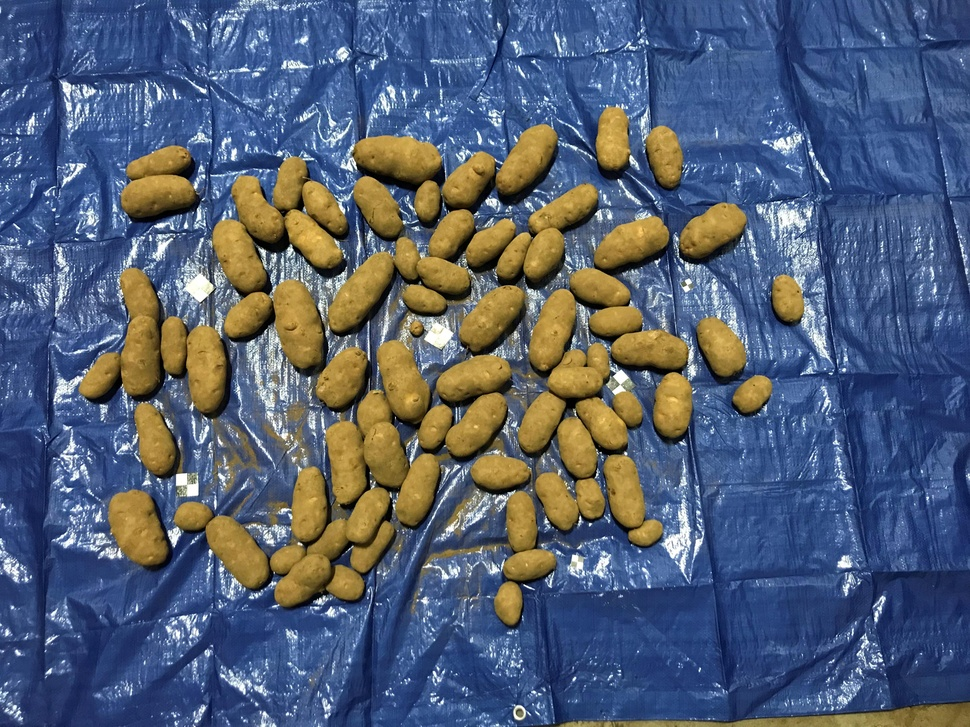
#> input picture SolanumTuberosum/Images/01.jpg, 970 x 727 px, shrunk from 4032 x 3024 before the run
$ python color_augmentation.py
#> lines starting #> are read from the running program, lines starting #| are printed output that depends on the picture; after the words box and inside, x2 and y2 are one past the last pixel; in counts of white or black regions, pixels touching at a corner belong together
import cv2
import matplotlib.pyplot as plt
import numpy as np

img = cv2.imread('SolanumTuberosum/Images/01.jpg')
#> img is the input picture: shape (727, 970, 3); mean B, G, R 116, 94.8, 82.9

hsv = cv2.cvtColor(img, cv2.COLOR_BGR2HSV)
#> hsv: shape (727, 970, 3); mean H, S, V 89.4, 140.5, 135.3

# define range of blue color in HSV
lower_brown = np.array([0, 80, 20])
upper_brown = np.array([30, 255, 255])

# Threshold the HSV image to get only blue colors
mask = cv2.inRange(hsv, lower_brown, upper_brown)
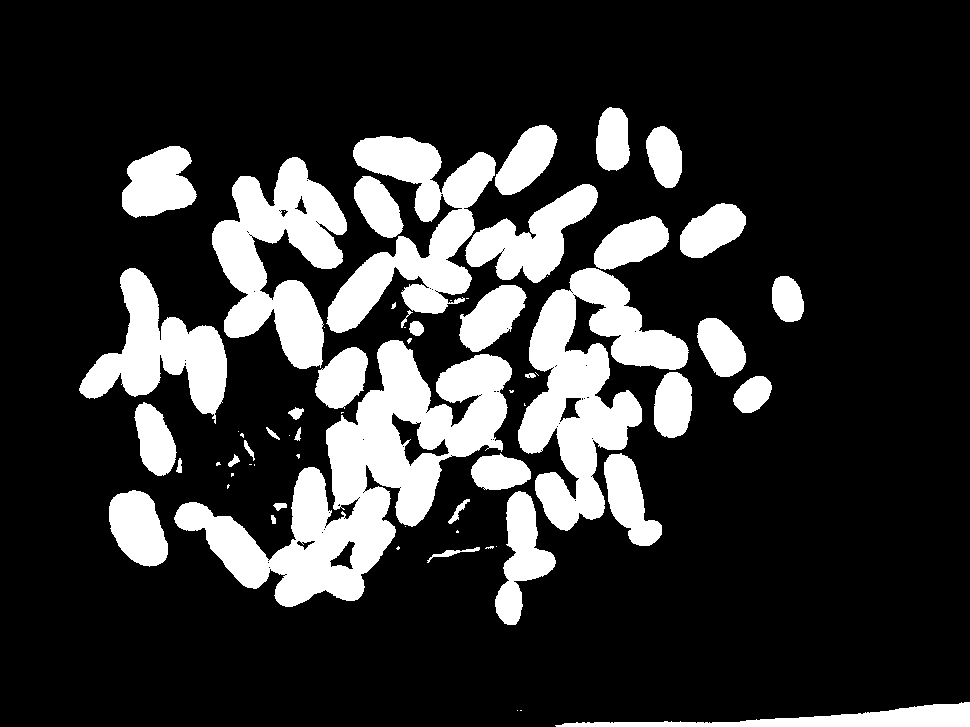
#> mask: shape (727, 970); 20.1% white; 66 white regions (27 under 20 px), largest, box (x1, y1, x2, y2) and area: (174, 340, 512, 607) 31192, (518, 268, 689, 531) 19593, (212, 157, 347, 369) 14668

# Bitwise-AND mask and original image
res = cv2.bitwise_and(img, img, mask=mask)
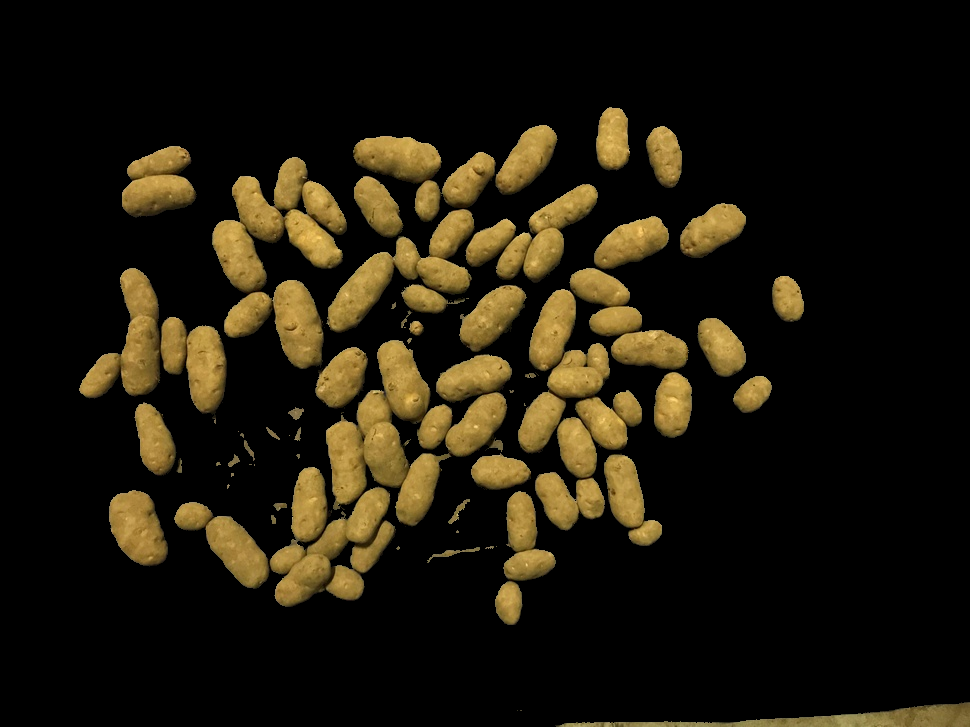
#> res: shape (727, 970, 3); mean B, G, R 11.6, 24.7, 30.6

res = cv2.cvtColor(res, cv2.COLOR_BGR2RGB)
res[np.where((res == [0, 0, 0]).all(axis=2))] = [255, 0, 0]
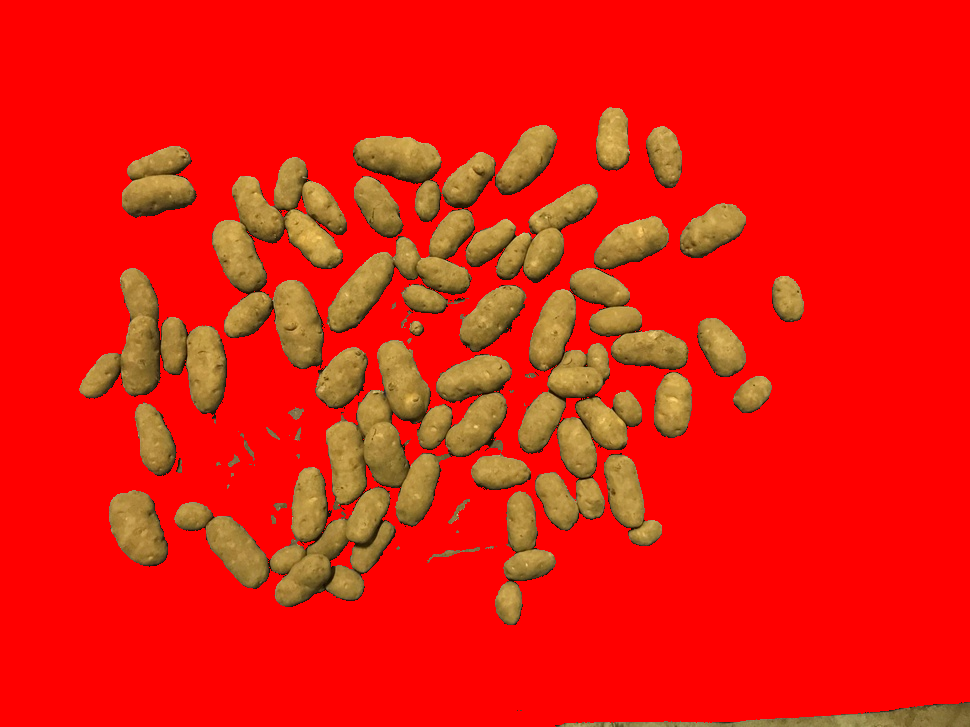
#> res: shape (727, 970, 3); mean R, G, B 234.2, 24.7, 11.6

plt.figure(figsize=(8, 8))
plt.imshow(res, cmap='gray')
plt.axis('off')
plt.tight_layout()
plt.show()

# cv2.imwrite('01_black.jpg', res)

$ run again, with SolanumTuberosum/Images/02.jpg copied over SolanumTuberosum/Images/01.jpg
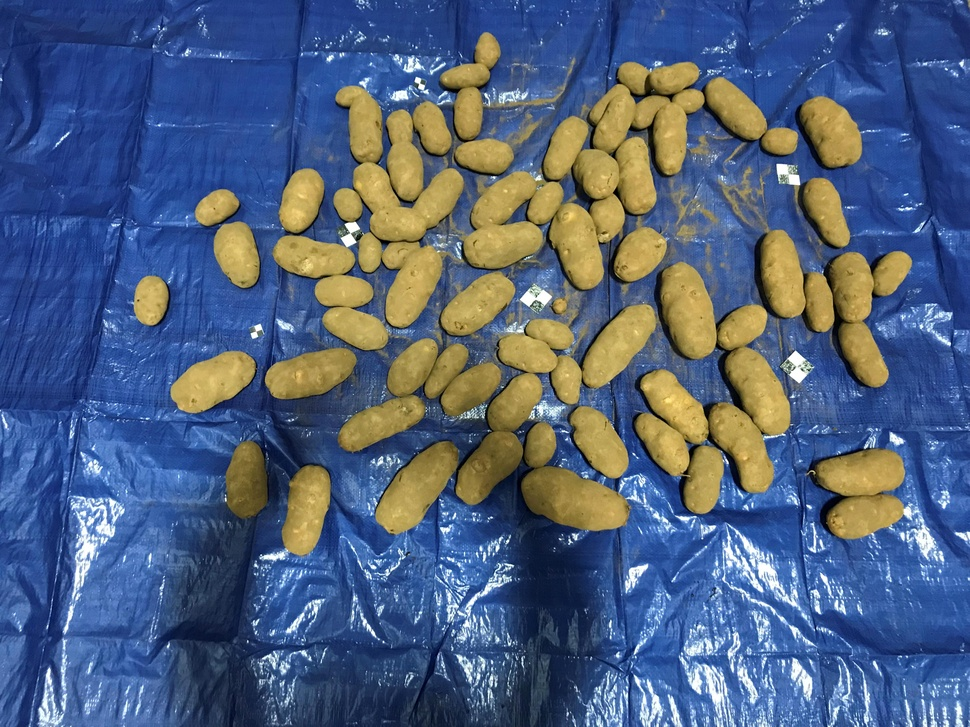
#> input picture SolanumTuberosum/Images/02.jpg, 970 x 727 px, shrunk from 4032 x 3024 before the run
#> img is the input picture: shape (727, 970, 3); mean B, G, R 125.6, 97.3, 80.3
#> hsv: shape (727, 970, 3); mean H, S, V 89.4, 152.8, 145.4
#> `mask = cv2.inRange(hsv, lower_brown, upper_brown)`:
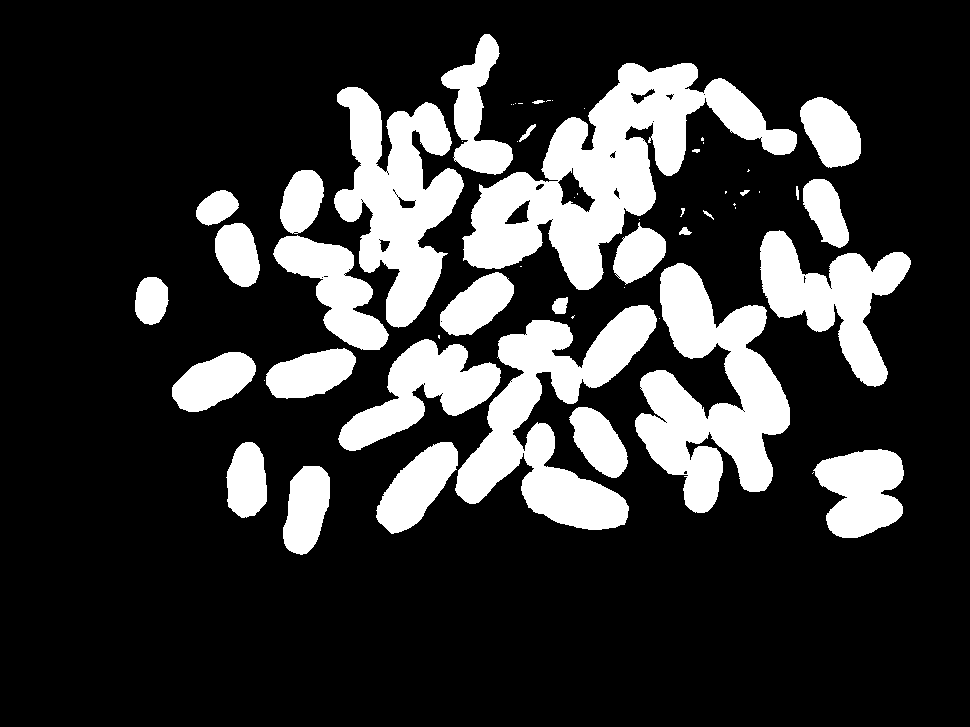
#> mask: shape (727, 970); 21.4% white; 58 white regions (26 under 20 px), largest, box (x1, y1, x2, y2) and area: (462, 63, 797, 290) 27257, (635, 263, 790, 513) 19438, (455, 305, 657, 530) 18134
#> `res[np.where((res == [0, 0, 0]).all(axis=2))] = [255, 0, 0]`:
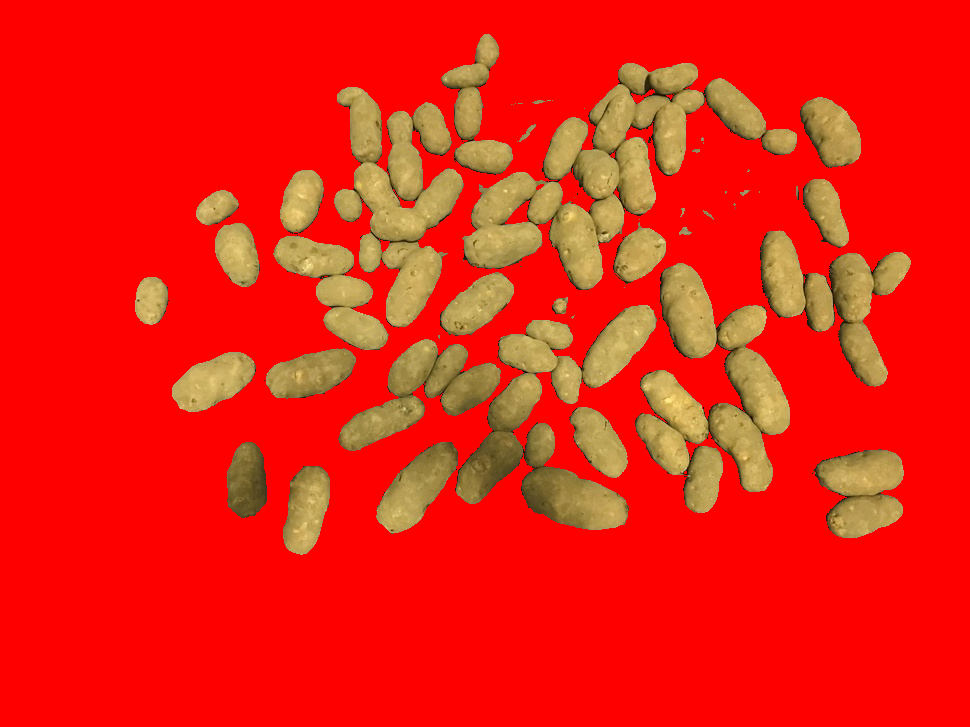
#> res: shape (727, 970, 3); mean R, G, B 236.6, 31.1, 16.7

$ run again, with SolanumTuberosum/Images/03.jpg copied over SolanumTuberosum/Images/01.jpg
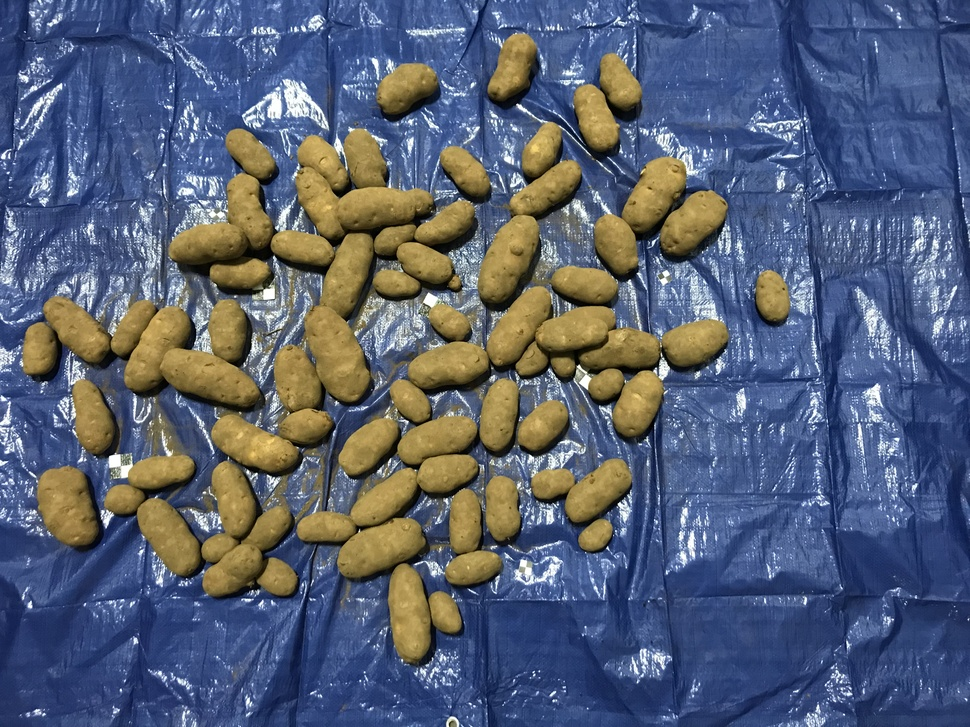
#> input picture SolanumTuberosum/Images/03.jpg, 970 x 727 px, shrunk from 4032 x 3024 before the run
#> img is the input picture: shape (727, 970, 3); mean B, G, R 115.9, 96.1, 86.9
#> hsv: shape (727, 970, 3); mean H, S, V 88.7, 126.4, 132.8
#> `mask = cv2.inRange(hsv, lower_brown, upper_brown)`:
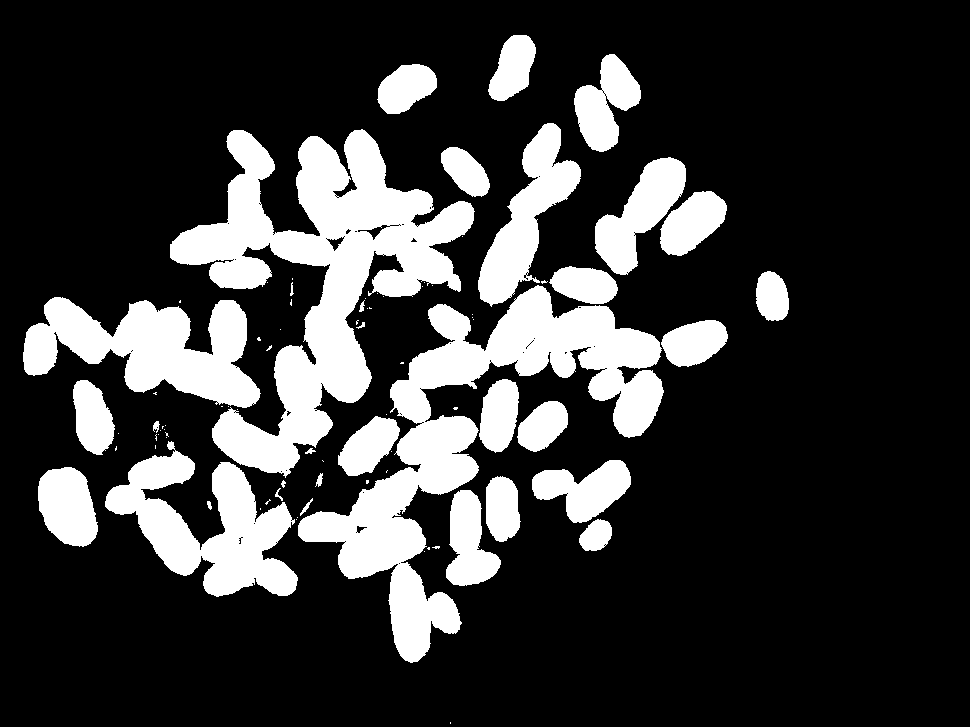
#> mask: shape (727, 970); 21.6% white; 84 white regions (51 under 20 px), largest, box (x1, y1, x2, y2) and area: (170, 129, 475, 478) 38377, (298, 285, 664, 663) 34340, (23, 297, 261, 408) 14370
#> `res[np.where((res == [0, 0, 0]).all(axis=2))] = [255, 0, 0]`:
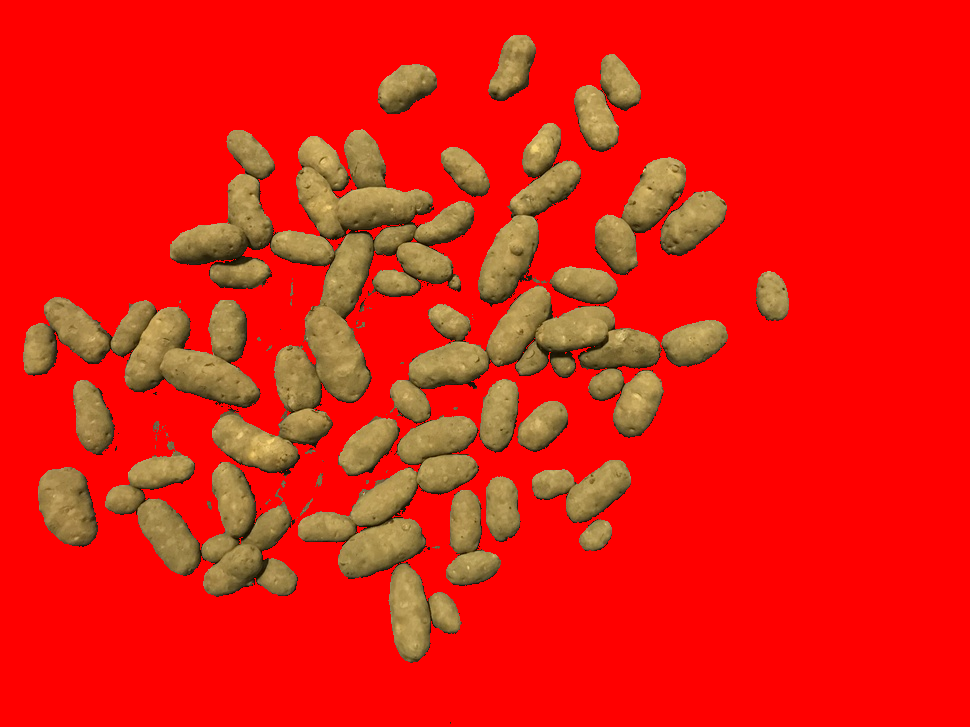
#> res: shape (727, 970, 3); mean R, G, B 231.1, 26.6, 14.8

$ run again, with SolanumTuberosum/Images/04.jpg copied over SolanumTuberosum/Images/01.jpg
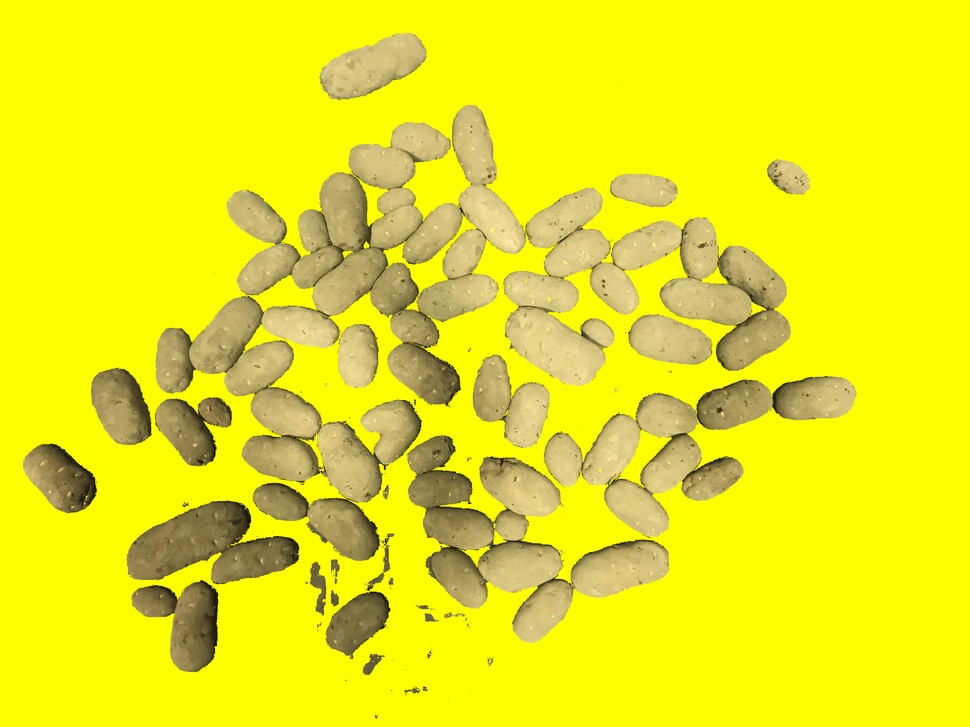
#> input picture SolanumTuberosum/Images/04.jpg, 970 x 727 px, shrunk from 4032 x 3024 before the run
#> img is the input picture: shape (727, 970, 3); mean B, G, R 25.3, 230.9, 235.1
#> hsv: shape (727, 970, 3); mean H, S, V 28.4, 220.2, 235.2
#> `mask = cv2.inRange(hsv, lower_brown, upper_brown)`:
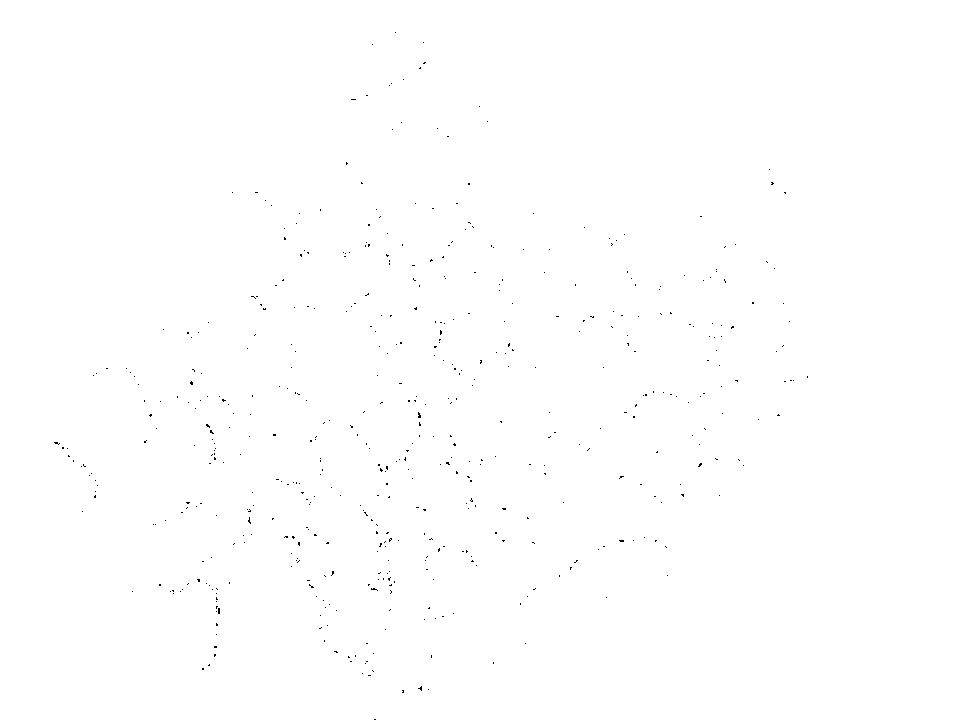
#> mask: shape (727, 970); 99.8% white; black in thin lines or dots, all inside (x1, y1, x2, y2) = (54, 32, 808, 720)
#> `res[np.where((res == [0, 0, 0]).all(axis=2))] = [255, 0, 0]`:
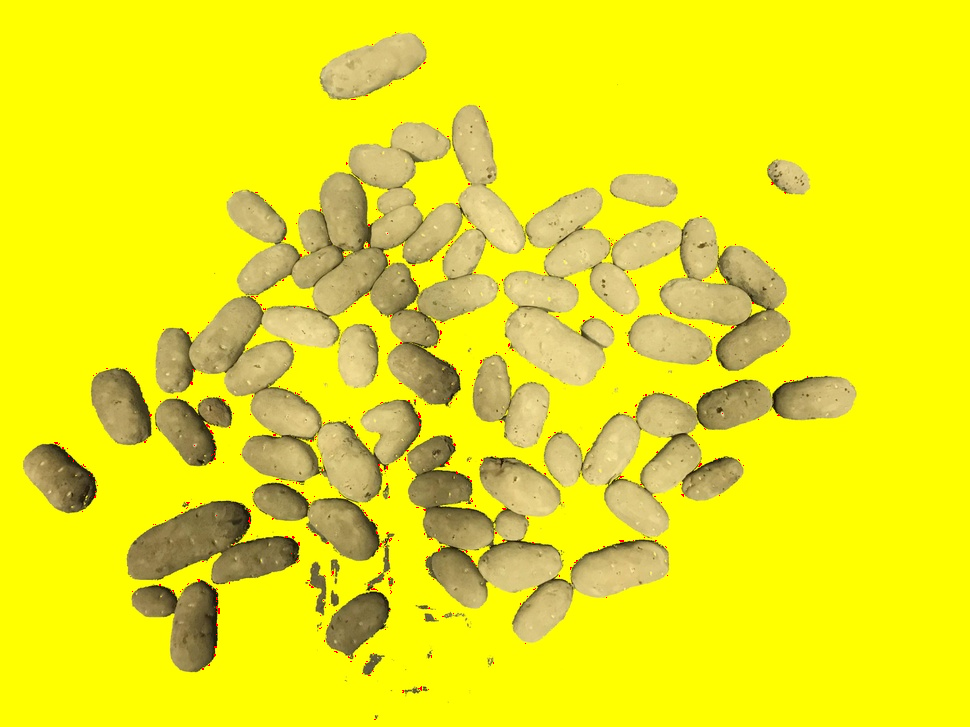
#> res: shape (727, 970, 3); mean R, G, B 235.2, 230.5, 25.3
